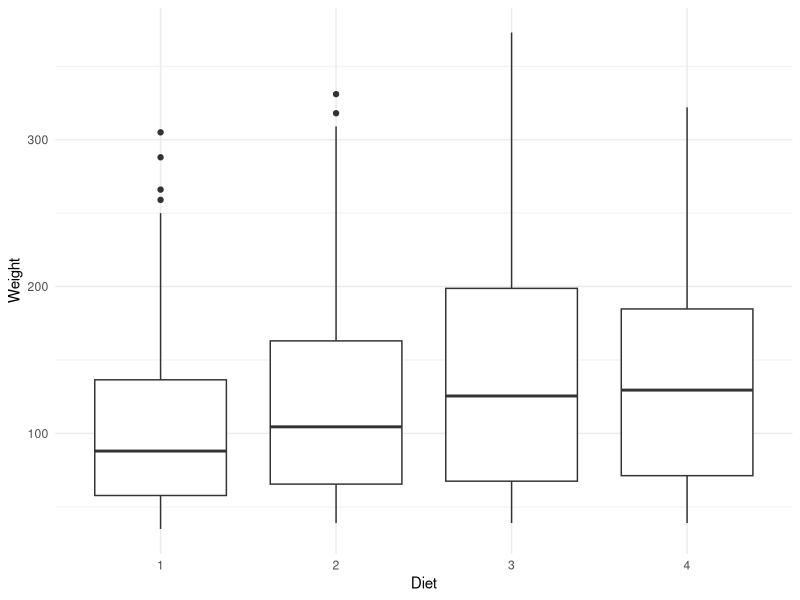
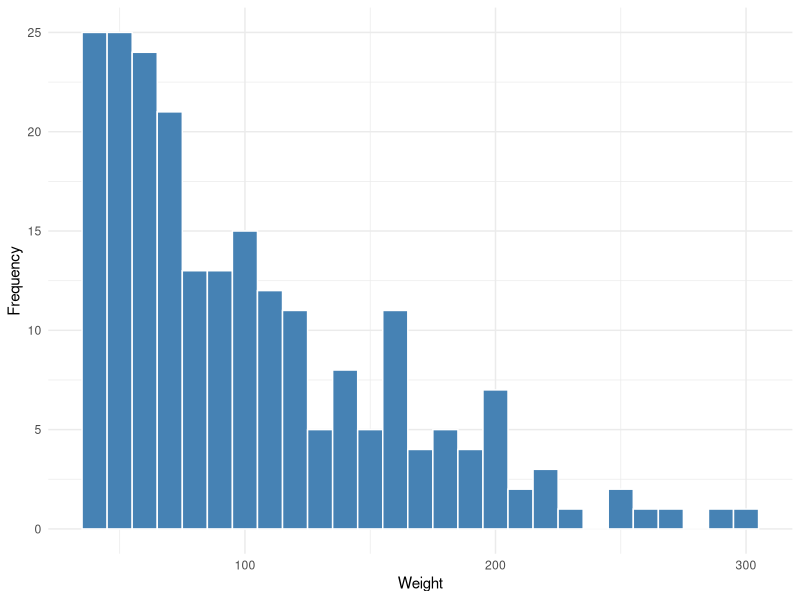
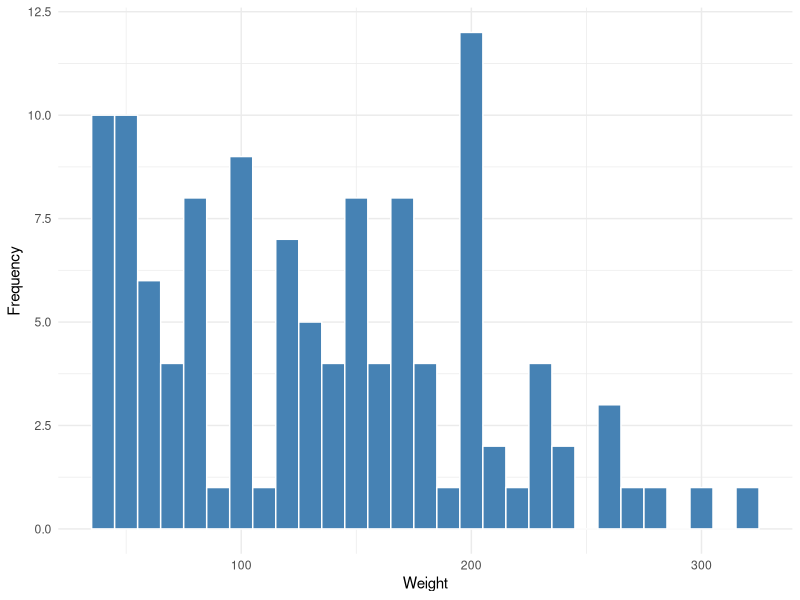
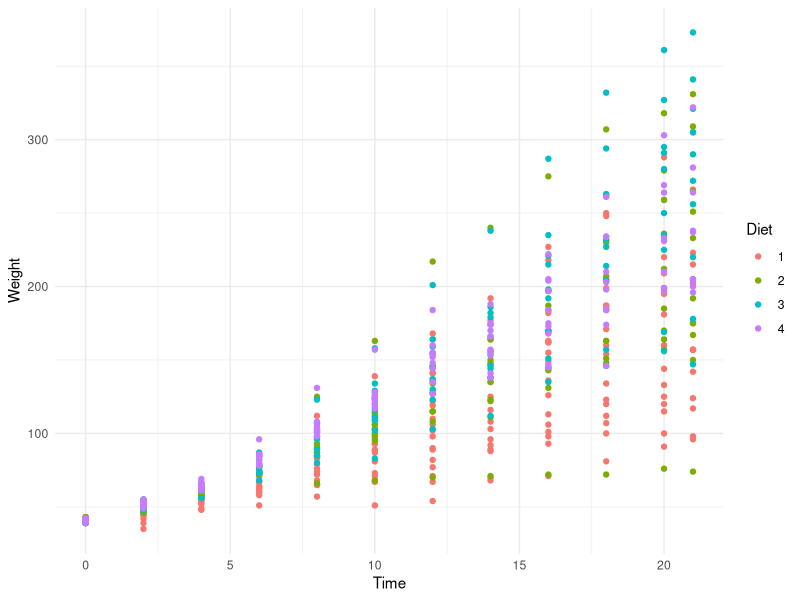

These charts were generated, in order, by the following R code:
data(ChickWeight)
summary(ChickWeight)
library(ggplot2)

ggplot(ChickWeight, aes(x = factor(Diet), y = weight)) +
  geom_boxplot() +
  labs(x = "Diet", y = "Weight") +
  theme_minimal()
ggplot(subset(ChickWeight, Diet == 1), aes(x = weight)) +
  geom_histogram(binwidth = 10, fill = "steelblue", color = "white") +
  labs(x = "Weight", y = "Frequency") +
  theme_minimal()
ggplot(subset(ChickWeight, Diet == 4), aes(x = weight)) +
  geom_histogram(binwidth = 10, fill = "steelblue", color = "white") +
  labs(x = "Weight", y = "Frequency") +
  theme_minimal()
ggplot(ChickWeight, aes(x = Time, y = weight, color = factor(Diet))) +
  geom_point() +
  labs(x = "Time", y = "Weight", color = "Diet") +
  theme_minimal()
